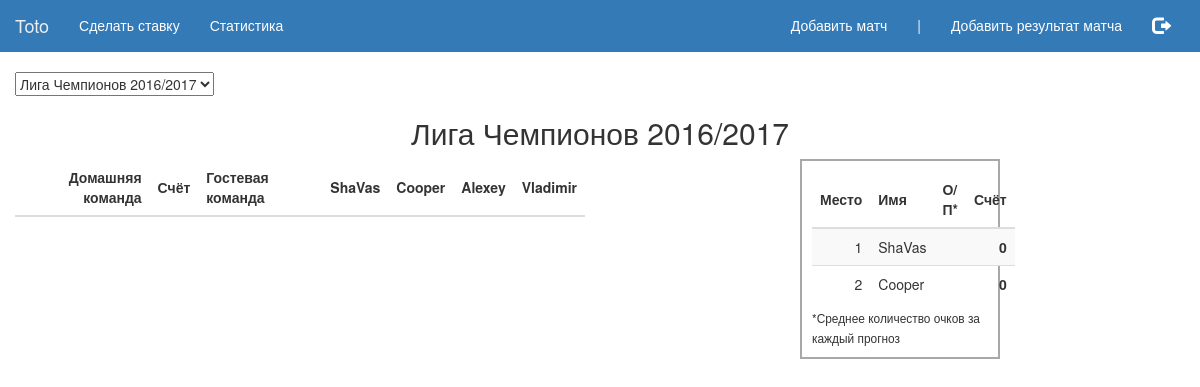
Screenshot of /statistics (signed in) with the database file from the repository.
### server/models.py (models this page shows, shortened)
class Tournament(db.Model):
    id = db.Column(db.Integer, primary_key=True)
    name = db.Column(db.String(64), index=True)
    name_full = db.Column(db.String(128), index=True)
    date_start = db.Column(db.DateTime, index=True)
    date_end = db.Column(db.DateTime, index=True)

class User(db.Model):
    id = db.Column(db.Integer, primary_key=True)
    nickname = db.Column(db.String(64), index=True, unique=True)
    first_name = db.Column(db.String(64), index=True, unique=True)
    last_name = db.Column(db.String(64), index=True, unique=True)
    email = db.Column(db.String(120), index=True, unique=True)
    password = db.Column(db.String(120), index=True, unique=True)
    role = db.Column(db.String(10), default="USER")
    token = db.Column(db.String(64), index=True)

### server/views.py (the view)
@app.route('/statistics', methods=['GET', 'POST'])
def statistics_default():
    return statistics(get_last_tournament().name)

### server/dao/bet_dao.py (called while the page is built)
def get_points_of_users_by_tournament(tournament_id):
    return db.session.query(User, func.count(Bet.points).label('count'), func.sum(Bet.points).label("points"), Match) \
        .outerjoin(Bet, Bet.user_id == User.id) \
        .outerjoin(Match, Bet.match_id == Match.id) \
        .filter(Match.tournament == tournament_id) \
        .filter(Bet.points is not None) \
        .group_by(Bet.user_id) \
        .order_by(func.sum(Bet.points).desc(), func.count(Bet.points)) \
        .all()

### server/dao/tournament_dao.py (called while the page is built)
def get_all_tournaments():
    return db.session.query(Tournament.name, Tournament.name_full).order_by(Tournament.date_start).all()

def get_last_tournament():
    return Tournament.query.order_by(Tournament.date_start.desc()).first()

def get_name_full_tournament_by_name(tournament_name):
    return Tournament.query.filter(Tournament.name == tournament_name).first()

### server/dao/user_dao.py (called while the page is built)
def get_user_by_nickname(nickname):
    return User.query.filter(User.nickname == nickname).first()

### server/views.py (called while the page is built)
@login_manager.user_loader
def load_user(nickname):
    return get_user_by_nickname(nickname)

@app.route('/statistics/<tournament_name>', methods=['GET', 'POST'])
@login_required
def statistics(tournament_name):
    tournaments = get_all_tournaments()
    current_tournament = get_name_full_tournament_by_name(tournament_name)
    users, match_user_bet = get_past_matches_and_bets_by_tournament(tournament_name)
    rating_table = get_points_of_users_by_tournament(tournament_name)
    return render_template('statistics.html', users=users, matches_data=match_user_bet, rating_table=rating_table,
                           tournaments=tournaments, current_tournament=current_tournament)

### templates/statistics.html (shortened to what this page needs)
<!DOCTYPE html>
<html lang="ru">
<head>
    <link rel="stylesheet" type="text/css" href="/static/libs/bootstrap/css/bootstrap.css">
    <link rel="stylesheet" href="/static/css/header.css">
    <link rel="stylesheet" href="/static/css/style.css">
</head>
<body>
    {% include 'header.html' %}
    <div class="container-fluid">
        <form class="tournament-name form-inline" method="POST" action="/statistics" name="tournament-name">
              <div class="form-group">
                <div class="input-group">
                    <select name="select-tournament" class='select-tournament form control' >
                        {% for t in range(tournaments|length) %}
                            {% set tournament = tournaments[t] %}
                            <option value="/statistics/{{tournament[0]}}"
                                    {{ 'selected="selected"' if tournament[0]==current_tournament.name }}>
                                {{tournament[1]}}
                            </option>
                        {% endfor %}
                    </select>
                </div>
              </div>
        </form>
             <div class="text-center"><h2>{{current_tournament.name_full}}</h2></div>
        <div class="row">
            <div class="col-xs-6">
                <table class="table table-striped">
                    <thead>
                        <tr>
                            <th class="text-right">Домашняя команда</th>
                            <th class="text-center">Счёт</th>
                            <th>Гостевая команда</th>
                            {% for user in users %}
                            <th class="text-center">{{user.nickname}}</th>
                            {% endfor %}
                        </tr>
                    </thead>
                </table>
            </div>
            <div class="col-xs-2 col-xs-offset-2 rating-table">
                <table class="table table-striped">
                    <thead>
                        <tr>
                            <th class="text-right">Место</th>
                            <th class="text-left">Имя</th>
                            <th class="text-left">О/П*</th>
                            <th class="text-right">Счёт</th>
                        </tr>
                    </thead>
                    {% for i in range(0, rating_table|length) %}
                    {% set row = rating_table[i] %}
                    <tr>
                        <td class="text-right">{{i + 1}}</td>
                        <td class="text-left">{{row.User.nickname}}</td>
                        <td class="text-left">{{(row.points|int / row.count)|round(2, 'floor') if row.count > 0 else ""}}</td>
                        <td class="text-right">
                            <b>{{row.points if row.points is not none else "0"}}</b>
                        </td>
                    </tr>
                    {% endfor %}
                </table>
                <small>*Среднее количество очков за каждый прогноз</small>
            </div>
        </div>
    </div>
</body>
</html>

### templates/header.html (shortened to what this page needs)
<nav class="navbar navbar-default navbar">
  <div class="container-fluid">
    <div class="navbar-header">
      <a class="navbar-brand" href="/">Toto</a>
    </div>
    {% if current_user.is_authenticated %}
        <div class="collapse navbar-collapse" id="bs-example-navbar-collapse-1">
             <ul class="nav navbar-nav">
                <li><a href="/home">Сделать ставку<span class="sr-only">(current)</span></a></li>
                <li><a href="/statistics">Статистика</a></li>
            </ul>
            <ul class="nav navbar-nav navbar-right">
                {% if current_user.role == 'ADMIN' %}
                    <li><a href="/admin">Добавить матч</a></li>
                    <li><a>|</a></li>
                    <li><a href="/addresult">Добавить результат матча</a></li>
                {% endif %}
                <li>
                    <a href="/logout"><span class="glyphicon glyphicon-log-out"></span></a>
                </li>
            </ul>
        </div>
    {% else %}
        <ul class="nav navbar-nav navbar-right">
            <li><a href="/register">Регистрация</a></li>
        </ul>
    {% endif %}
  </div>
</nav>

### static/css/header.css (style rules this page uses)
.navbar-default { background-color: #337ab7; }
.navbar { border-radius: 0px; border: 0px; }
.nav.navbar-nav.navbar-right a { color: white; }
.navbar-default .navbar-nav > li > a { color: white; }
.navbar-default .navbar-brand { color: white; }
.glyphicon { font-size: 18px; }

### static/css/style.css (style rules this page uses)
.table > thead > tr > th, .table > tbody > tr > th, .table > tfoot > tr > th, .table > thead > tr > td, .table > tbody > tr > td, .table > tfoot > tr > td { vertical-align: middle; }

### templates/statistics.html (style rules this page uses)
.rating-table { border: 2px solid #A8A8A8; padding: 10px; position: fixed; left: 50%; }
.rating-table > .table { margin-bottom: 5px; }

### rows the page displays
Tournament: select-tournament "Лига Чемпионов 2016/2017", name_full "Лига Чемпионов 2016/2017"
User: nickname "ShaVas", User.nickname "ShaVas"
User: nickname "Cooper", User.nickname "Cooper"
User: nickname "Alexey"
User: nickname "Vladimir"

### other values shown
{{ i + 1 }} "1" "2"
{{ row.points if row.points is not none else "0" }} "0" "0"
